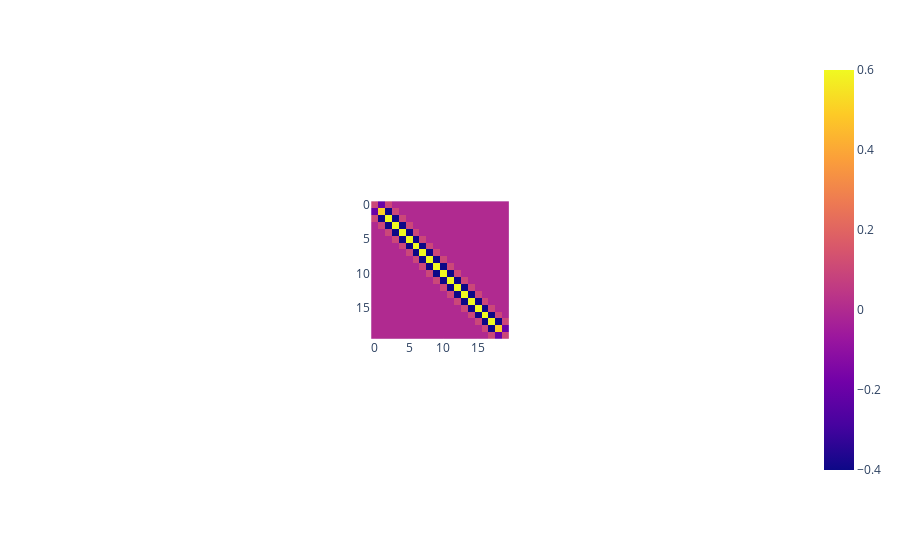

This figure's notebook cell:
### Code cell
px.imshow(M.smoothness_penalty_list[0])

### Figure 1 — Plotly figure (JSON) as saved in the notebook; plotly's stock layout.template omitted (floating-point values rounded to 4 significant figures; data arrays with more than 128 entries replaced by an {"elided": "..."} marker saying what was removed)
{"data": [{"coloraxis": "coloraxis", "type": "heatmap", "z": {"elided": "20x20 float values"}}], "layout": {"autosize": true, "coloraxis": {"colorscale": [[0, "#0d0887"], [0.1111, "#46039f"], [0.2222, "#7201a8"], [0.3333, "#9c179e"], [0.4444, "#bd3786"], [0.5556, "#d8576b"], [0.6667, "#ed7953"], [0.7778, "#fb9f3a"], [0.8889, "#fdca26"], [1, "#f0f921"]]}, "margin": {"t": 60}, "xaxis": {"autorange": true, "constrain": "domain", "domain": [0.4044, 0.5956], "range": [-0.5, 19.5], "scaleanchor": "y"}, "yaxis": {"autorange": true, "constrain": "domain", "domain": [0, 1], "range": [19.5, -0.5]}}}
